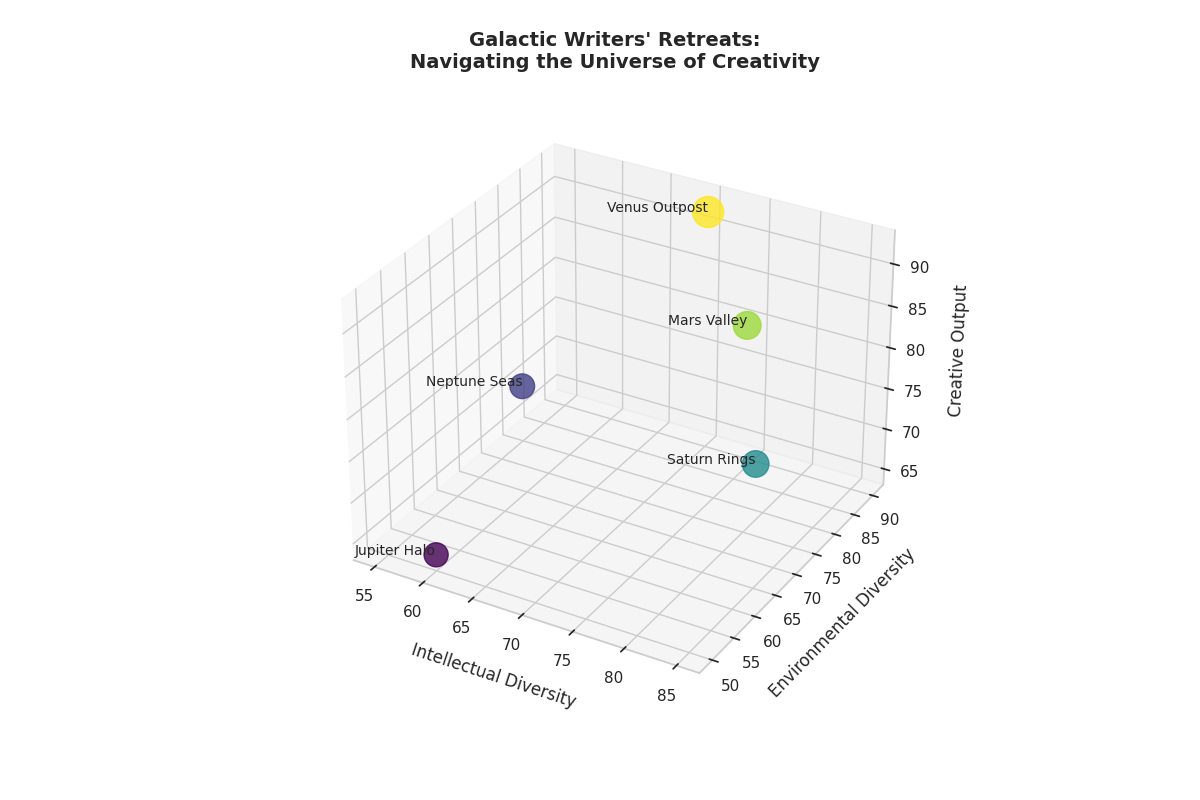

Write the Python code that produced this figure.
import matplotlib.pyplot as plt
import numpy as np

retreats = ['Mars Valley', 'Jupiter Halo', 'Venus Outpost', 'Saturn Rings', 'Neptune Seas']

intellectual_diversity = np.array([80, 60, 70, 85, 55])
environmental_diversity = np.array([75, 50, 90, 65, 80])
creative_output = np.array([88, 65, 92, 78, 70])
attendees = np.array([120, 90, 150, 110, 95])

bubble_size = attendees / np.max(attendees) * 500

fig = plt.figure(figsize=(12, 8))
ax = fig.add_subplot(111, projection='3d')

ax.scatter(intellectual_diversity, environmental_diversity, creative_output, 
           s=bubble_size, c=creative_output, cmap='viridis', alpha=0.8)

ax.set_title('Galactic Writers\' Retreats:\nNavigating the Universe of Creativity', fontsize=14, fontweight='bold', pad=20)
ax.set_xlabel('Intellectual Diversity', fontsize=12, labelpad=10)
ax.set_ylabel('Environmental Diversity', fontsize=12, labelpad=10)
ax.set_zlabel('Creative Output', fontsize=12, labelpad=10)

for i, retreat in enumerate(retreats):
    ax.text(intellectual_diversity[i], environmental_diversity[i], creative_output[i],
            retreat, fontsize=10, ha='right')

plt.show()
